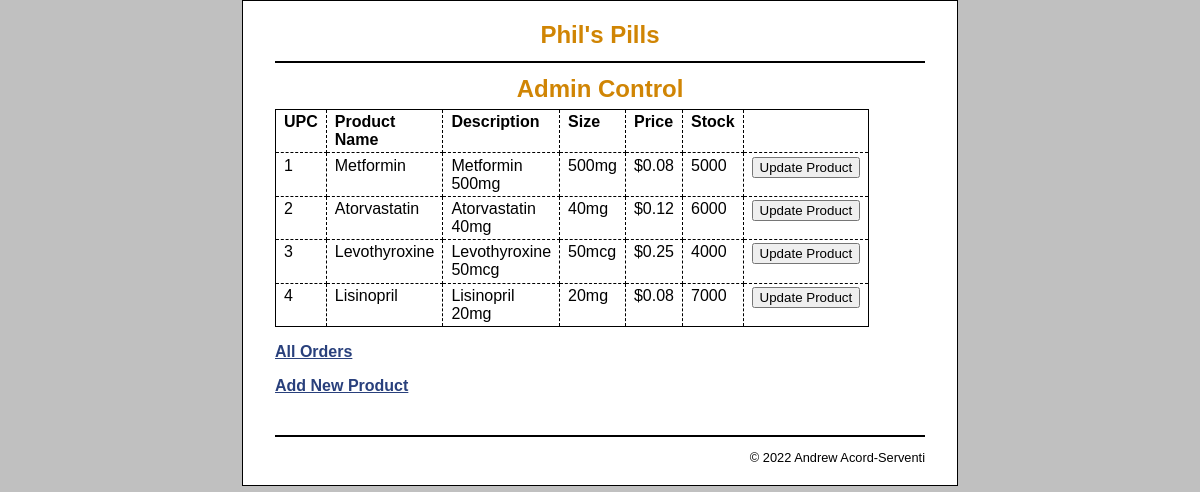
Page /admin_home.php on the committed database.
### tables this page shows
CREATE TABLE sellable_products (
  UPC           VARCHAR(30)    NOT NULL,
  productName   VARCHAR(255)   NOT NULL,
  productDescription   VARCHAR(255)   NOT NULL,
  size          VARCHAR(255)   NOT NULL,
  price         DECIMAL(10,2)   NOT NULL,
  stockQuantity INT(255)       NOT NULL,
  PRIMARY KEY (UPC)
);

### admin_home.php (the view, shortened to what this page needs)
<?php
require_once('database.php');
$queryProducts = 'SELECT * FROM sellable_products ORDER BY UPC';
$statementProducts = $db -> prepare($queryProducts);
$statementProducts->execute();
$products = $statementProducts->fetchAll();
?>
<!DOCTYPE html>
<html>
<head>
    <link rel="stylesheet" type="text/css" href="main.css" />
</head>
<body>
<header><h1>Phil's Pills</h1></header>
<main>
    <center><h1>Admin Control</h1></center>
    <section>
        <table>
            <tr>
                <th>UPC</th>
                <th>Product Name</th>
                <th>Description</th>
                <th>Size</th>
                <th>Price</th>
                <th>Stock</th>
                <th>&nbsp;</th>
            </tr>
            <?php foreach ($products as $product) : ?>
            <tr>
                <td><?php echo $product['UPC']; ?></td>
                <td><?php echo $product['productName']; ?></td>
                <td><?php echo $product['productDescription']; ?></td>
                <td><?php echo $product['size']; ?></td>
                <td>$<?php echo $product['price']; ?></td>
                <td><?php echo $product['stockQuantity']; ?></td>
                <td><form action="update_product_form.php" method="POST">
                    <input type="submit" value="Update Product">
                    </form>
                </td>
            </tr>
            <?php endforeach; ?>
        </table>
        <p><a href="admin_orders.php">All Orders</a></p>
        <p><a href="add_product_form.php">Add New Product</a></p>
    </section>
</main>
<footer>
    <p>&copy; <?php echo date("Y"); ?> Andrew Acord-Serventi</p>
</footer>
</body>
</html>

### main.css (style rules this page uses)
html { background-color: rgb(192, 192, 192); }
body { margin-top: 0; font-family: Arial, Helvetica, sans-serif; width: 650px; margin: 0 auto; background-color: white; border: 1px solid black; padding: .5em 2em; }
header { margin: 0; border-bottom: 2px solid black; text-align: center; justify-content: center; }
header h1 { margin: 0; padding: .5em 0; color: rgb(208, 133, 4); text-align: center; justify-content: center; }
main { margin: 0; }
section { float: left; width: 500px; padding-bottom: 1.5em; }
footer { clear: both; margin-top: 1em; border-top: 2px solid black; }
footer p { text-align: right; font-size: 80%; margin: 1em 0; }
h1 { font-size: 150%; margin: 0; padding: .5em 0 .25em; text-align: center; }
h1, h2 { color: rgb(208, 133, 4); }
a { color: rgb(41, 64, 124); font-weight: bold; }
table { border: 1px solid black; border-collapse: collapse; }
td, th { border: 1px dashed black; padding: .2em .5em .2em .5em; vertical-align: top; text-align: left; }
form { margin: 0; }

### rows in the picture
sellable_products: UPC "1", productName "Metformin", productDescription "Metformin 500mg", size "500mg", price "0.08", stockQuantity "5000"
sellable_products: UPC "2", productName "Atorvastatin", productDescription "Atorvastatin 40mg", size "40mg", price "0.12", stockQuantity "6000"
sellable_products: UPC "3", productName "Levothyroxine", productDescription "Levothyroxine 50mcg", size "50mcg", price "0.25", stockQuantity "4000"
sellable_products: UPC "4", productName "Lisinopril", productDescription "Lisinopril 20mg", size "20mg", price "0.08", stockQuantity "7000"
